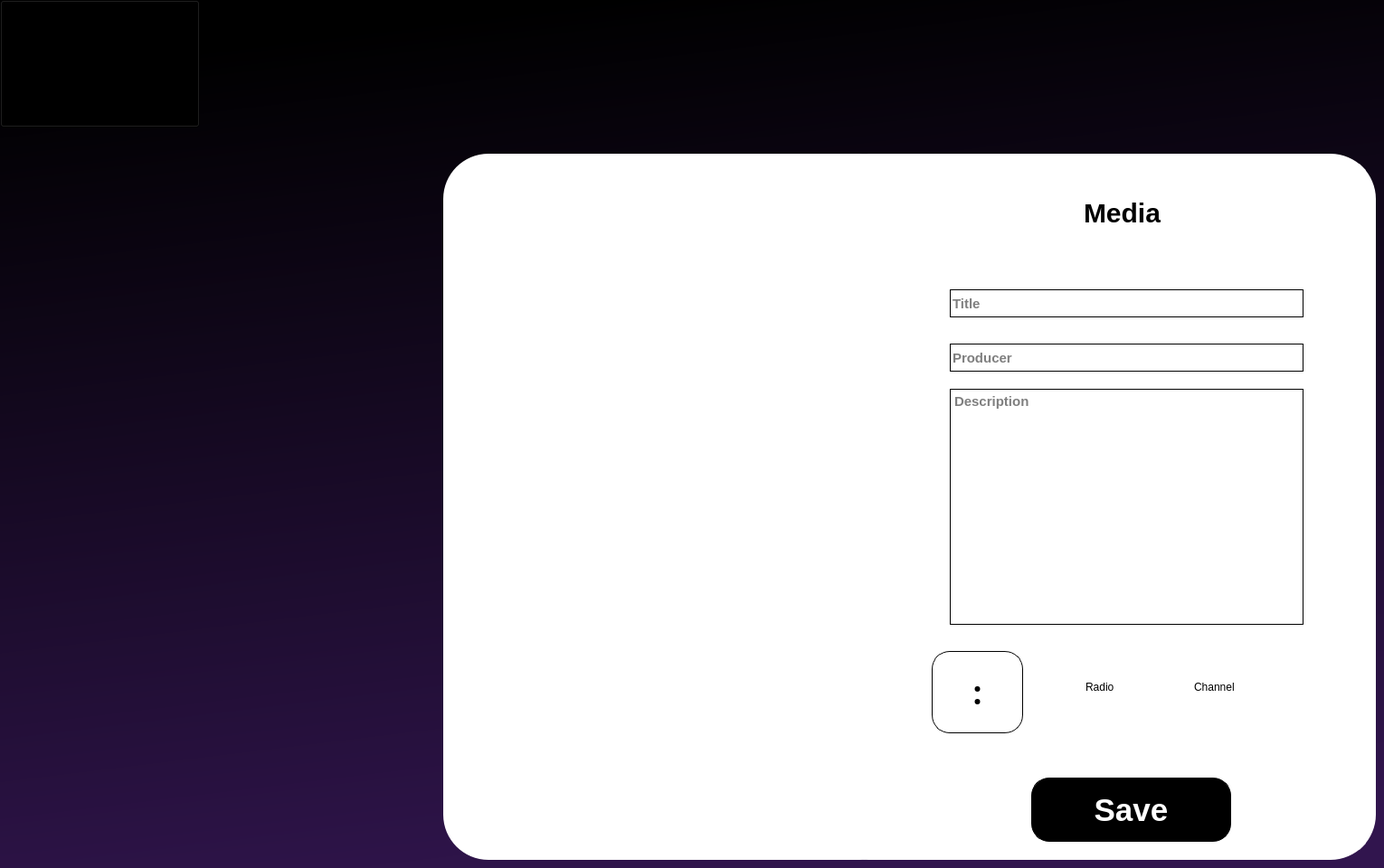
      <widget class="QWidget" name="page_1">
       <property name="styleSheet">
        <string notr="true">background-color: qlineargradient(spread:pad, x1:0.426227, y1:0, x2:0.625, y2:1, stop:0 rgba(0, 0, 0, 255), stop:1 rgba(49, 21, 78, 255));</string>
       </property>
       <widget class="QPushButton" name="vewatch_2M">
        <property name="geometry">
         <rect>
          <x>0</x>
          <y>0</y>
          <width>221</width>
          <height>141</height>
         </rect>
        </property>
        <property name="styleSheet">
         <string notr="true">border-image:url(../images/logo.png);
    color: white;
    font-family: Ms Shell Dlg; /* Famille de police */
    font-size: 16px; 
    font-weight: bold;
    /*text-transform: uppercase; /* Transformation du texte en majuscules */
	padding-left: 20px;
background-color:transparent;</string>
        </property>
        <property name="text">
         <string/>
        </property>
       </widget>
       <widget class="QLabel" name="label_13M">
        <property name="geometry">
         <rect>
          <x>910</x>
          <y>170</y>
          <width>611</width>
          <height>781</height>
         </rect>
        </property>
        <property name="styleSheet">
         <string notr="true">  border: 10px solid white;
border-radius:50px;
border-color:white;
background-color:white;</string>
        </property>
        <property name="text">
         <string/>
        </property>
       </widget>
       <widget class="QLabel" name="formM">
        <property name="geometry">
         <rect>
          <x>490</x>
          <y>170</y>
          <width>511</width>
          <height>781</height>
         </rect>
        </property>
        <property name="contextMenuPolicy">
         <enum>Qt::NoContextMenu</enum>
        </property>
        <property name="styleSheet">
         <string notr="true">background:url(../images/form.png);

border-radius:50px;
border-color:white;
background-color:white; </string>
        </property>
        <property name="text">
         <string/>
        </property>
        <property name="scaledContents">
         <bool>true</bool>
        </property>
       </widget>
       <widget class="QLineEdit" name="ProducerM">
        <property name="geometry">
         <rect>
          <x>1050</x>
          <y>380</y>
          <width>391</width>
          <height>31</height>
         </rect>
        </property>
        <property name="styleSheet">
         <string notr="true">
 font-family: Ms Shell Dlg;
color:black;

                     font-size: 15px; 
                     font-weight: bold; 
                     
                     background-color: transparent;
                     color: black;
                     border: 1px solid black;
border-radius:none;
</string>
        </property>
        <property name="text">
         <string/>
        </property>
        <property name="placeholderText">
         <string>Producer</string>
        </property>
       </widget>
       <widget class="QPushButton" name="imageButtonM">
        <property name="geometry">
         <rect>
          <x>1030</x>
          <y>720</y>
          <width>101</width>
          <height>91</height>
         </rect>
        </property>
        <property name="styleSheet">
         <string notr="true">
                     font-size: 35px; 
                     font-weight: bold; 
                     font-family: DRIPICONS-V2;
                     background-color: transparent;
                     color: black;
                     border: 1px solid black;
border-radius:20px;

</string>
        </property>
        <property name="text">
         <string>:</string>
        </property>
       </widget>
       <widget class="QLineEdit" name="TitleM">
        <property name="geometry">
         <rect>
          <x>1050</x>
          <y>320</y>
          <width>391</width>
          <height>31</height>
         </rect>
        </property>
        <property name="styleSheet">
         <string notr="true">
 font-family: Ms Shell Dlg;
color:black;

                     font-size: 15px; 
                     font-weight: bold; 
                     
                     background-color: transparent;
                     
                     border: 1px solid black;
border-color:black;

border-radius:none;
</string>
        </property>
        <property name="text">
         <string/>
        </property>
        <property name="placeholderText">
         <string>Title</string>
        </property>
       </widget>
       <widget class="QTextEdit" name="textEditM">
        <property name="geometry">
         <rect>
          <x>1050</x>
          <y>430</y>
          <width>391</width>
          <height>261</height>
         </rect>
        </property>
        <property name="styleSheet">
         <string notr="true">
 font-family: Ms Shell Dlg;
color:black;

                     font-size: 15px; 
                     font-weight: bold; 
                     
                     background-color: transparent;
                     color: black;
                     border: 1px solid black;
border-radius:0;

</string>
        </property>
        <property name="html">
         <string>&lt;!DOCTYPE HTML PUBLIC &quot;-//W3C//DTD HTML 4.0//EN&quot; &quot;http://www.w3.org/TR/REC-html40/strict.dtd&quot;&gt;
&lt;html&gt;&lt;head&gt;&lt;meta name=&quot;qrichtext&quot; content=&quot;1&quot; /&gt;&lt;style type=&quot;text/css&quot;&gt;
p, li { white-space: pre-wrap; }
&lt;/style&gt;&lt;/head&gt;&lt;body style=&quot; font-family:'Ms Shell Dlg'; font-size:15px; font-weight:600; font-style:normal;&quot;&gt;
&lt;p style=&quot;-qt-paragraph-type:empty; margin-top:0px; margin-bottom:0px; margin-left:0px; margin-right:0px; -qt-block-indent:0; text-indent:0px; font-family:'MS Shell Dlg 2'; font-size:7.8pt; font-weight:400;&quot;&gt;&lt;br /&gt;&lt;/p&gt;&lt;/body&gt;&lt;/html&gt;</string>
        </property>
        <property name="placeholderText">
         <string>Description</string>
        </property>
       </widget>
       <widget class="QPushButton" name="addButtonM">
        <property name="geometry">
         <rect>
          <x>1140</x>
          <y>860</y>
          <width>221</width>
          <height>71</height>
         </rect>
        </property>
        <property name="styleSheet">
         <string notr="true">#addButtonM {
    font-family: &quot;Ms Shell Dlg&quot;;
    font-size: 35px; 
    font-weight: bold; 
    background-color: black;
    color: white;
    border: 1px solid black;
    border-radius: 20px;
}

#addButtonM:hover {
    background-color: #03224c ;
}
</string>
        </property>
        <property name="text">
         <string>Save</string>
        </property>
       </widget>
       <widget class="QLabel" name="addChannelM">
        <property name="geometry">
         <rect>
          <x>1170</x>
          <y>200</y>
          <width>301</width>
          <height>71</height>
         </rect>
        </property>
        <property name="styleSheet">
         <string notr="true">  color: black;
    font-family: Ms Shell Dlg;
    font-size: 16px; 
    font-weight: bold;
    /*text-transform: uppercase; /* Transformation du texte en majuscules */
	padding-left: 20px;
font-size:30px;
background-color:none;</string>
        </property>
        <property name="text">
         <string>Media</string>
        </property>
       </widget>
       <widget class="QRadioButton" name="radioButtonM">
        <property name="geometry">
         <rect>
          <x>1180</x>
          <y>750</y>
          <width>97</width>
          <height>20</height>
         </rect>
        </property>
        <property name="styleSheet">
         <string notr="true"> background-color: transparent;
    border: none;</string>
        </property>
        <property name="text">
         <string>Radio</string>
        </property>
       </widget>
       <widget class="QRadioButton" name="radioButton_2M">
        <property name="geometry">
         <rect>
          <x>1300</x>
          <y>750</y>
          <width>97</width>
          <height>20</height>
         </rect>
        </property>
        <property name="styleSheet">
         <string notr="true"> background-color: transparent;
    border: none;</string>
        </property>
        <property name="text">
         <string>Channel</string>
        </property>
       </widget>
       <widget class="QTextEdit" name="textEdit_5M">
        <property name="geometry">
         <rect>
          <x>510</x>
          <y>400</y>
          <width>571</width>
          <height>481</height>
         </rect>
        </property>
        <property name="styleSheet">
         <string notr="true"> background-color: transparent;
    border: none;
   font-family: CONSOLA;
font-size:50px
 

</string>
        </property>
        <property name="html">
         <string>&lt;!DOCTYPE HTML PUBLIC &quot;-//W3C//DTD HTML 4.0//EN&quot; &quot;http://www.w3.org/TR/REC-html40/strict.dtd&quot;&gt;
&lt;html&gt;&lt;head&gt;&lt;meta name=&quot;qrichtext&quot; content=&quot;1&quot; /&gt;&lt;style type=&quot;text/css&quot;&gt;
p, li { white-space: pre-wrap; }
&lt;/style&gt;&lt;/head&gt;&lt;body style=&quot; font-family:'CONSOLA'; font-size:50px; font-weight:400; font-style:normal;&quot;&gt;
&lt;p style=&quot; margin-top:0px; margin-bottom:0px; margin-left:0px; margin-right:0px; -qt-block-indent:0; text-indent:0px;&quot;&gt;&lt;span style=&quot; font-family:'MS Shell Dlg 2'; font-size:26pt; font-weight:600; color:#ffffff;&quot;&gt;CREAT YOUR &lt;/span&gt;&lt;/p&gt;
&lt;p style=&quot; margin-top:0px; margin-bottom:0px; margin-left:0px; margin-right:0px; -qt-block-indent:0; text-indent:0px;&quot;&gt;&lt;span style=&quot; font-family:'MS Shell Dlg 2'; font-size:26pt; font-weight:600; color:#ffffff;&quot;&gt; &lt;/span&gt;&lt;/p&gt;
&lt;p style=&quot; margin-top:0px; margin-bottom:0px; margin-left:0px; margin-right:0px; -qt-block-indent:0; text-indent:0px;&quot;&gt;&lt;span style=&quot; font-family:'MS Shell Dlg 2'; font-size:26pt; font-weight:600; color:#ffffff;&quot;&gt;       OWN CHANNEL&lt;/span&gt;&lt;/p&gt;&lt;/body&gt;&lt;/html&gt;</string>
        </property>
       </widget>
      </widget>
